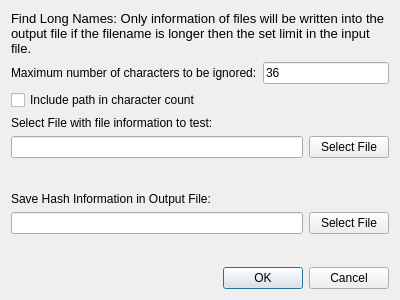
<?xml version="1.0" encoding="UTF-8"?>
<ui version="4.0">
 <class>DialogFindLongName</class>
 <widget class="QDialog" name="DialogFindLongName">
  <property name="geometry">
   <rect>
    <x>0</x>
    <y>0</y>
    <width>400</width>
    <height>300</height>
   </rect>
  </property>
  <property name="windowTitle">
   <string>Dialog</string>
  </property>
  <layout class="QVBoxLayout" name="verticalLayout">
   <item>
    <widget class="QLabel" name="label_4">
     <property name="font">
      <font>
       <pointsize>10</pointsize>
       <weight>50</weight>
       <bold>false</bold>
      </font>
     </property>
     <property name="text">
      <string>Find Long Names: Only information of files will be written into the output file if the filename is longer then the set limit in the input file.</string>
     </property>
     <property name="wordWrap">
      <bool>true</bool>
     </property>
    </widget>
   </item>
   <item>
    <layout class="QHBoxLayout" name="horizontalLayout">
     <item>
      <widget class="QLabel" name="label_5">
       <property name="text">
        <string>Maximum number of characters to be ignored:</string>
       </property>
      </widget>
     </item>
     <item>
      <widget class="QLineEdit" name="lineEditCharLim">
       <property name="text">
        <string>36</string>
       </property>
      </widget>
     </item>
    </layout>
   </item>
   <item>
    <widget class="QCheckBox" name="checkBoxPathIncl">
     <property name="text">
      <string>Include path in character count</string>
     </property>
    </widget>
   </item>
   <item>
    <widget class="QLabel" name="label_2">
     <property name="text">
      <string>Select File with file information to test:</string>
     </property>
    </widget>
   </item>
   <item>
    <layout class="QHBoxLayout" name="horizontalLayout_2">
     <item>
      <widget class="QLineEdit" name="lineEditLoadFile"/>
     </item>
     <item>
      <widget class="QPushButton" name="pushButtonLoadFile">
       <property name="text">
        <string>Select File</string>
       </property>
      </widget>
     </item>
    </layout>
   </item>
   <item>
    <spacer name="verticalSpacer">
     <property name="orientation">
      <enum>Qt::Vertical</enum>
     </property>
     <property name="sizeHint" stdset="0">
      <size>
       <width>20</width>
       <height>18</height>
      </size>
     </property>
    </spacer>
   </item>
   <item>
    <widget class="QLabel" name="label_3">
     <property name="text">
      <string>Save Hash Information in Output File:</string>
     </property>
    </widget>
   </item>
   <item>
    <layout class="QHBoxLayout" name="horizontalLayout_4">
     <item>
      <widget class="QLineEdit" name="lineEditSaveFile"/>
     </item>
     <item>
      <widget class="QPushButton" name="pushButtonSaveFile">
       <property name="text">
        <string>Select File</string>
       </property>
      </widget>
     </item>
    </layout>
   </item>
   <item>
    <spacer name="verticalSpacer_2">
     <property name="orientation">
      <enum>Qt::Vertical</enum>
     </property>
     <property name="sizeHint" stdset="0">
      <size>
       <width>20</width>
       <height>18</height>
      </size>
     </property>
    </spacer>
   </item>
   <item>
    <widget class="QDialogButtonBox" name="buttonBox">
     <property name="orientation">
      <enum>Qt::Horizontal</enum>
     </property>
     <property name="standardButtons">
      <set>QDialogButtonBox::Cancel|QDialogButtonBox::Ok</set>
     </property>
    </widget>
   </item>
  </layout>
 </widget>
 <resources/>
 <connections>
  <connection>
   <sender>buttonBox</sender>
   <signal>accepted()</signal>
   <receiver>DialogFindLongName</receiver>
   <slot>accept()</slot>
   <hints>
    <hint type="sourcelabel">
     <x>248</x>
     <y>254</y>
    </hint>
    <hint type="destinationlabel">
     <x>157</x>
     <y>274</y>
    </hint>
   </hints>
  </connection>
  <connection>
   <sender>buttonBox</sender>
   <signal>rejected()</signal>
   <receiver>DialogFindLongName</receiver>
   <slot>reject()</slot>
   <hints>
    <hint type="sourcelabel">
     <x>316</x>
     <y>260</y>
    </hint>
    <hint type="destinationlabel">
     <x>286</x>
     <y>274</y>
    </hint>
   </hints>
  </connection>
 </connections>
</ui>
